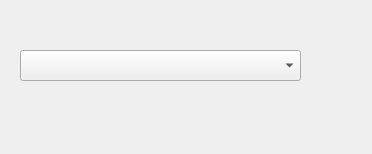
<?xml version="1.0" encoding="UTF-8"?>
<ui version="4.0">
 <class>sceneDialog</class>
 <widget class="QDialog" name="sceneDialog">
  <property name="geometry">
   <rect>
    <x>0</x>
    <y>0</y>
    <width>372</width>
    <height>154</height>
   </rect>
  </property>
  <property name="windowTitle">
   <string>Dialog</string>
  </property>
  <widget class="QComboBox" name="scene_list">
   <property name="geometry">
    <rect>
     <x>20</x>
     <y>50</y>
     <width>281</width>
     <height>31</height>
    </rect>
   </property>
  </widget>
 </widget>
 <resources/>
 <connections>
  <connection>
   <sender>scene_list</sender>
   <signal>activated(QString)</signal>
   <receiver>sceneDialog</receiver>
   <slot>selectScene(QString)</slot>
   <hints>
    <hint type="sourcelabel">
     <x>160</x>
     <y>65</y>
    </hint>
    <hint type="destinationlabel">
     <x>185</x>
     <y>76</y>
    </hint>
   </hints>
  </connection>
 </connections>
 <slots>
  <slot>selectScene(QString)</slot>
 </slots>
</ui>
